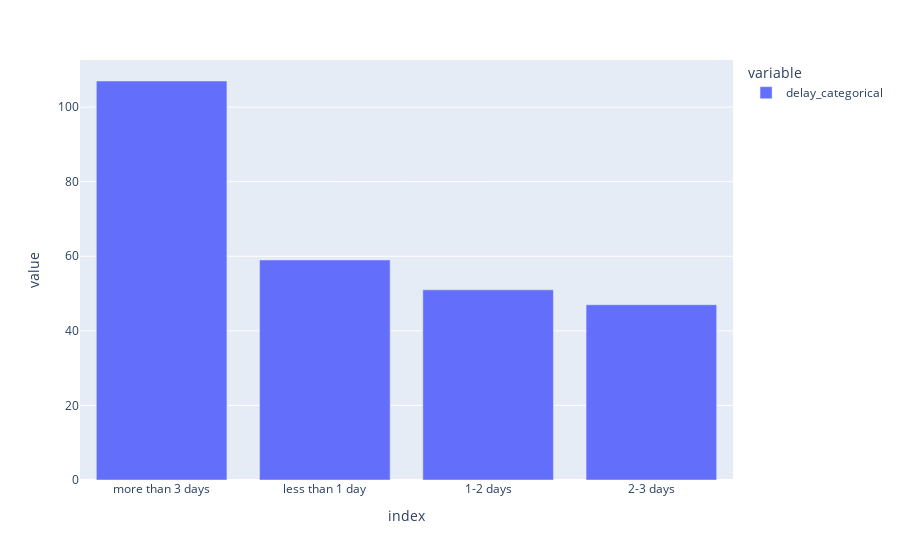

This figure's notebook cell:
### Code cell
import plotly.express as px

px.bar(df['delay_categorical'].value_counts())

### Figure 1 — Plotly figure (JSON) as saved in the notebook; plotly's stock layout.template omitted (floating-point values rounded to 4 significant figures)
{"data": [{"alignmentgroup": "True", "hovertemplate": "variable=delay_categorical<br>index=%{x}<br>value=%{y}<extra></extra>", "legendgroup": "delay_categorical", "marker": {"color": "#636efa"}, "name": "delay_categorical", "offsetgroup": "delay_categorical", "orientation": "v", "showlegend": true, "textposition": "auto", "type": "bar", "x": ["more than 3 days", "less than 1 day", "1-2 days", "2-3 days"], "xaxis": "x", "y": [107, 59, 51, 47], "yaxis": "y"}], "layout": {"barmode": "relative", "legend": {"title": {"text": "variable"}, "tracegroupgap": 0}, "margin": {"t": 60}, "xaxis": {"anchor": "y", "domain": [0, 1], "title": {"text": "index"}}, "yaxis": {"anchor": "x", "domain": [0, 1], "title": {"text": "value"}}}}
